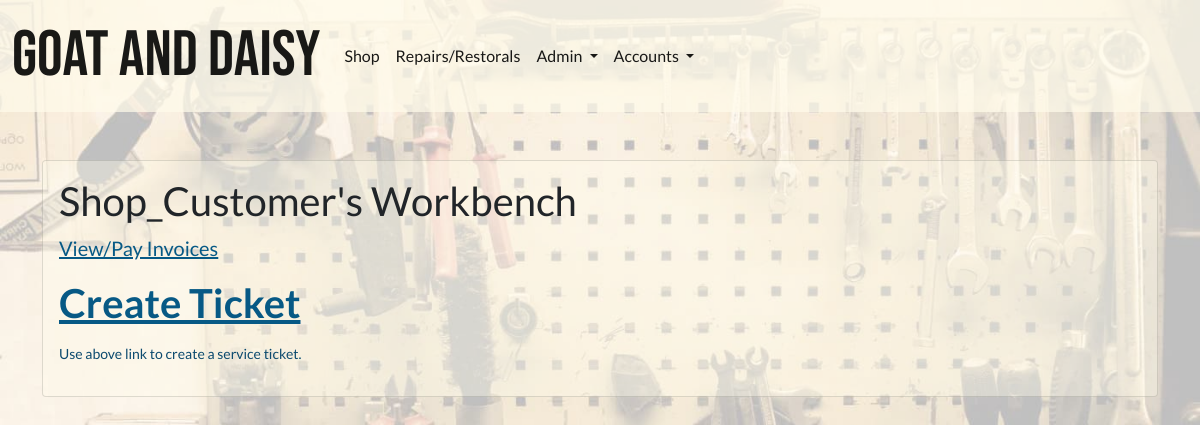
The page /workshop/workbench/8 (signed in) on the database as committed earlier.
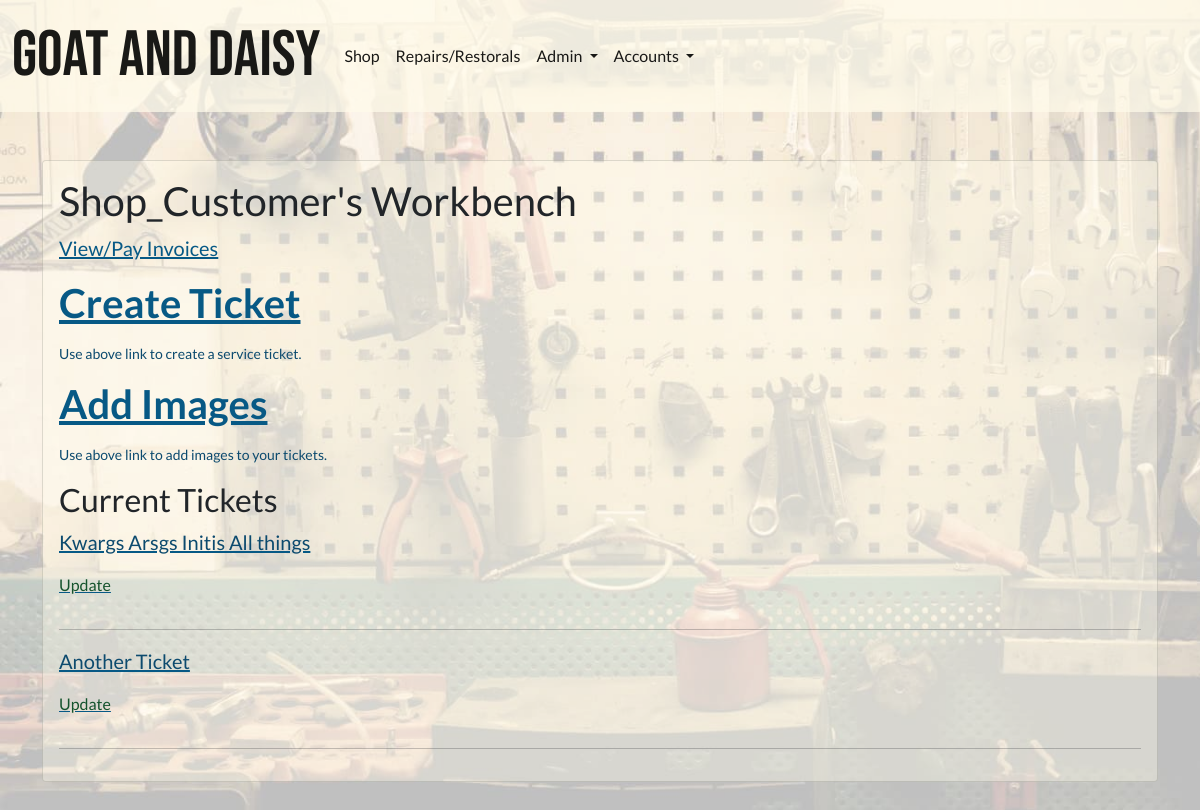
The same page on the database as committed later.
### repairs_restorals/models.py (models this page shows, shortened)
class ServiceTicket(models.Model):
    customer = models.ForeignKey(
        Customer, related_name='service_ticket', on_delete=models.CASCADE)
    workshop_staff_responsible = models.ForeignKey(
        StaffMember, related_name='staff_tickets', on_delete=models.CASCADE)
    title = models.CharField(max_length=255)
    date_created = models.DateField(auto_now_add=True, editable=False)
    last_updated = models.DateField(auto_now=True, editable=False)
    service_description = models.TextField()
    link_to_desired_materials_1 = models.URLField(null=True, blank=True)
    link_to_desired_materials_2 = models.URLField(null=True, blank=True)
    link_to_desired_materials_3 = models.URLField(null=True, blank=True)
    is_completed = models.BooleanField(default=False)
    has_invoice = models.BooleanField(default=False)

### repairs_restorals/views.py (the view)
class CustomerWorkbench(LoginRequiredMixin, ListView):
    login_url = '/profiles/login/'
    model = ServiceTicket
    template_name = 'repairs_restorals/customer_workbench.html'
    context_object_name = 'tickets'
    def get_context_data(self, **kwargs):
        customer = get_object_or_404(Customer, username=self.request.user)
        context = dict()
        context['tickets'] = ServiceTicket.objects.filter(customer=customer)
        return context

### invoices/contexts.py (called while the page is built, shortened)
def shopping_cart(request):
    template_cart = []
    products_count = 0
    order_amount = 0
    shipping = 0
    cart = request.session.get('cart', {})
    for item in enumerate(template_cart):
        products_count += 1
    order_total = order_amount + shipping
    stripe_total = round(order_total * 100)
    context = {
        'template_cart': template_cart,
        'products_count': products_count,
        'order_amount': order_amount,
        'shipping': shipping,
        'order_total': order_total,
        'stripe_total': stripe_total,
    }
    return context

### profiles/templatetags/user_in_group_tag.py (called while the page is built)
@register.filter(name='has_group')
def has_group(user, group_name):
    try:
        group = Group.objects.get(name=group_name)
    except Group.DoesNotExist:
        return False
    return group in user.groups.all()

### repairs_restorals/templates/repairs_restorals/customer_workbench.html (shortened to what this page needs)
{% extends 'base.html' %}
{% load static %}
{% block extra_css %}
<link rel="stylesheet" href="{% static 'css/workshop_bg_image_trans.css' %}">
{% endblock %}
{% block content %}
<div class="card">
    <h1>{{request.user | title }}'s Workbench</h1>
    <a href="{% url 'customer_invoices' %}">
        <p class="lead">View/Pay Invoices</p>
    </a>
    <a href="{% url 'create_service_ticket' %}"><p class="display-6">Create Ticket</p></a>
    <p class="small text-muted">Use above link to create a service ticket.</p>
    {% if tickets %}
    <a href="{% url 'add_image' %}"><p class="display-6">Add Images</p></a>
    <p class="small text-muted">Use above link to add images to your tickets.</p>
    <h2>Current Tickets</h2>
    {% for ticket in tickets%}
        {% if not ticket.is_completed %}
        <a href="{% url 'service_ticket' pk=ticket.id %}">
            <p class="lead text-info">{{ ticket.title }}</p>
        </a>
        <a href="{% url 'public_update_service_ticket' pk=ticket.id%}">
            <p class='text-success'>Update</p>
        </a>
        {% endif %}
        <hr>
    {% endfor %}
    {% endif %}
</div>
{% endblock %}

Rows that differ between the two databases and show on the page:
added ServiceTicket: title "Kwargs Arsgs Initis All things"
added ServiceTicket: title "Another Ticket"
Other text that changed with them:
text now shown: "Add Images Use above link to add images to your tickets. Current Tickets"
